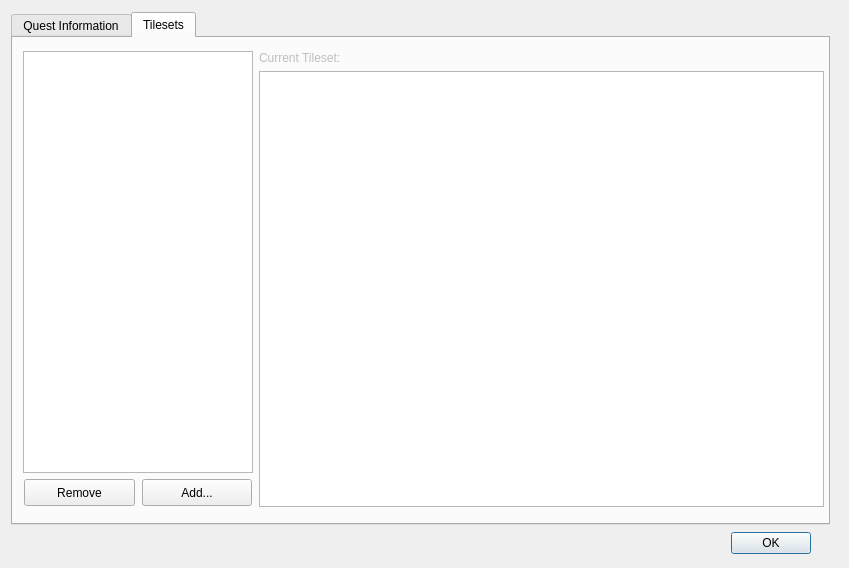
<?xml version="1.0" encoding="UTF-8"?>
<ui version="4.0">
 <class>QuestDatabase</class>
 <widget class="QDialog" name="QuestDatabase">
  <property name="geometry">
   <rect>
    <x>0</x>
    <y>0</y>
    <width>849</width>
    <height>568</height>
   </rect>
  </property>
  <property name="minimumSize">
   <size>
    <width>849</width>
    <height>568</height>
   </size>
  </property>
  <property name="maximumSize">
   <size>
    <width>849</width>
    <height>568</height>
   </size>
  </property>
  <property name="windowTitle">
   <string>Quest Database</string>
  </property>
  <layout class="QFormLayout" name="formLayout_3">
   <item row="1" column="0">
    <layout class="QHBoxLayout" name="horizontalLayout_2">
     <item>
      <spacer name="horizontalSpacer">
       <property name="orientation">
        <enum>Qt::Horizontal</enum>
       </property>
       <property name="sizeHint" stdset="0">
        <size>
         <width>720</width>
         <height>20</height>
        </size>
       </property>
      </spacer>
     </item>
     <item>
      <widget class="QPushButton" name="OKButton">
       <property name="text">
        <string>OK</string>
       </property>
      </widget>
     </item>
    </layout>
   </item>
   <item row="0" column="0">
    <widget class="QTabWidget" name="tabWidget">
     <property name="minimumSize">
      <size>
       <width>819</width>
       <height>513</height>
      </size>
     </property>
     <property name="maximumSize">
      <size>
       <width>819</width>
       <height>513</height>
      </size>
     </property>
     <property name="currentIndex">
      <number>1</number>
     </property>
     <widget class="QWidget" name="infoTab">
      <attribute name="title">
       <string>Quest Information</string>
      </attribute>
      <layout class="QFormLayout" name="formLayout">
       <item row="0" column="0" colspan="2">
        <layout class="QHBoxLayout" name="horizontalLayout">
         <item>
          <widget class="QLabel" name="label">
           <property name="minimumSize">
            <size>
             <width>85</width>
             <height>27</height>
            </size>
           </property>
           <property name="text">
            <string>Quest Name</string>
           </property>
          </widget>
         </item>
         <item>
          <widget class="QLineEdit" name="questNameEdit">
           <property name="minimumSize">
            <size>
             <width>704</width>
             <height>27</height>
            </size>
           </property>
          </widget>
         </item>
        </layout>
       </item>
      </layout>
     </widget>
     <widget class="QWidget" name="tilesetTab">
      <attribute name="title">
       <string>Tilesets</string>
      </attribute>
      <widget class="QWidget" name="">
       <property name="geometry">
        <rect>
         <x>10</x>
         <y>10</y>
         <width>801</width>
         <height>463</height>
        </rect>
       </property>
       <layout class="QFormLayout" name="formLayout_2">
        <item row="0" column="0">
         <layout class="QVBoxLayout" name="verticalLayout">
          <item>
           <widget class="QListView" name="tilesetsList">
            <property name="enabled">
             <bool>true</bool>
            </property>
            <property name="minimumSize">
             <size>
              <width>217</width>
              <height>422</height>
             </size>
            </property>
            <property name="maximumSize">
             <size>
              <width>230</width>
              <height>422</height>
             </size>
            </property>
           </widget>
          </item>
          <item>
           <layout class="QHBoxLayout" name="horizontalLayout_3">
            <item>
             <widget class="QPushButton" name="removeTilesetButton">
              <property name="minimumSize">
               <size>
                <width>105</width>
                <height>27</height>
               </size>
              </property>
              <property name="maximumSize">
               <size>
                <width>111</width>
                <height>27</height>
               </size>
              </property>
              <property name="text">
               <string>Remove</string>
              </property>
             </widget>
            </item>
            <item>
             <widget class="QPushButton" name="addTilesetButton">
              <property name="minimumSize">
               <size>
                <width>104</width>
                <height>27</height>
               </size>
              </property>
              <property name="maximumSize">
               <size>
                <width>110</width>
                <height>27</height>
               </size>
              </property>
              <property name="text">
               <string>Add...</string>
              </property>
             </widget>
            </item>
           </layout>
          </item>
         </layout>
        </item>
        <item row="0" column="1">
         <layout class="QVBoxLayout" name="verticalLayout_2">
          <item>
           <widget class="QLabel" name="setLabel">
            <property name="enabled">
             <bool>false</bool>
            </property>
            <property name="minimumSize">
             <size>
              <width>0</width>
              <height>0</height>
             </size>
            </property>
            <property name="text">
             <string>Current Tileset:</string>
            </property>
           </widget>
          </item>
          <item>
           <widget class="QGraphicsView" name="tilesetSelectedView">
            <property name="minimumSize">
             <size>
              <width>559</width>
              <height>436</height>
             </size>
            </property>
           </widget>
          </item>
         </layout>
        </item>
       </layout>
      </widget>
     </widget>
    </widget>
   </item>
  </layout>
 </widget>
 <resources/>
 <connections/>
</ui>
